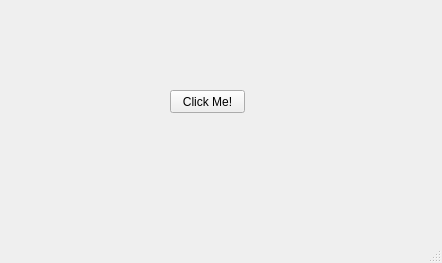
<?xml version="1.0" encoding="UTF-8"?>
<ui version="4.0">
 <class>MainWindow</class>
 <widget class="QMainWindow" name="MainWindow">
  <property name="geometry">
   <rect>
    <x>0</x>
    <y>0</y>
    <width>442</width>
    <height>263</height>
   </rect>
  </property>
  <property name="windowTitle">
   <string>MainWindow</string>
  </property>
  <widget class="QWidget" name="centralwidget">
   <widget class="QPushButton" name="btn_hello_world">
    <property name="geometry">
     <rect>
      <x>170</x>
      <y>90</y>
      <width>75</width>
      <height>23</height>
     </rect>
    </property>
    <property name="text">
     <string>Click Me!</string>
    </property>
   </widget>
  </widget>
  <widget class="QMenuBar" name="menubar">
   <property name="geometry">
    <rect>
     <x>0</x>
     <y>0</y>
     <width>442</width>
     <height>21</height>
    </rect>
   </property>
  </widget>
  <widget class="QStatusBar" name="statusbar"/>
 </widget>
 <resources/>
 <connections/>
</ui>
